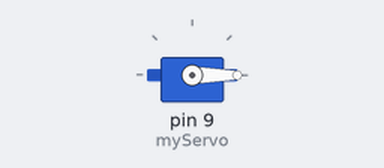
Simulated run of this sketch. Board: Arduino Uno, built with avr-gcc and run on an emulated ATmega328P. Parts: servo. What the sketch prints to the serial monitor is not drawn.

Above: at 0.1 s.
Timing chart, 0 to 130.0 s (numbered marks = the images above):
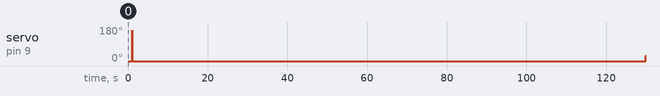

The sketch:

Servo-turn.ino
```cpp
#include <Servo.h>
Servo myServo;

void setup() {
  myServo.attach(9);		//declare a servo to pin 9
  Serial.begin(9600);		//Start the serial monitor
  myServo.write(0);		//Set the Servo to the '0' degree
  Serial.println(myServo.read()); //Print the value of the servo
  delay(1000);			//Add a 1 second delay before starting the turn
}

void loop() {
  // put your main code here, to run repeatedly:
  for(int i = 0;i<=180;i++) {	//Turn the servo 180 degrees CW
    myServo.write(i);
    delay(0);
  }

  for(int i = 180;i>= 0;i--) {	//Turn the servo 180 degrees CCW
    myServo.write(i);
    delay(0);
  }
}
```

Measured:
- by itself, servo on pin 9 (myServo): 0° → 27° at 130 s
